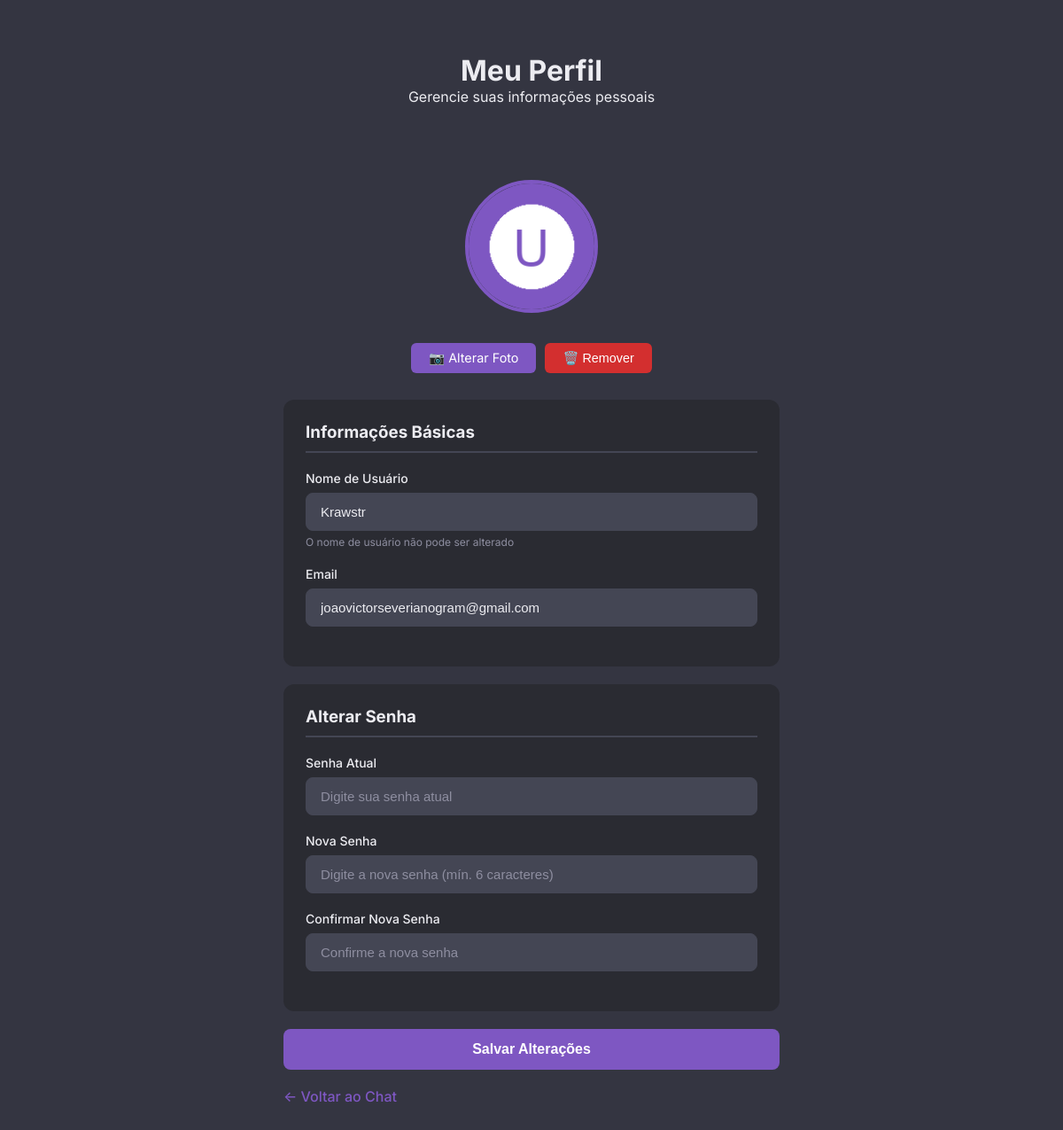
The page /profile (signed in) on the database as committed earlier.
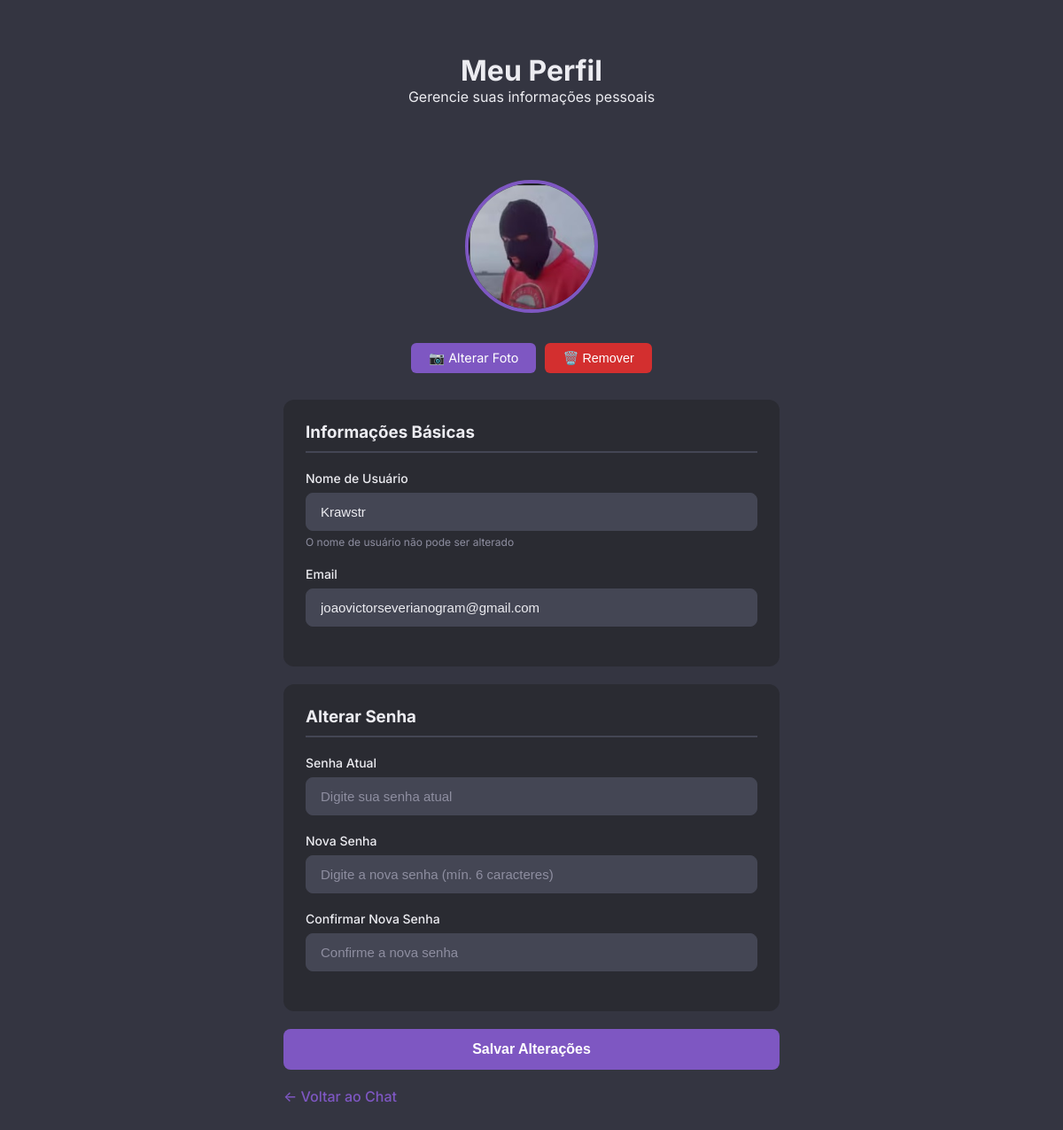
The same page on the database as committed later.
### src/models.py (models this page shows, shortened)
class User(UserMixin, db.Model):
    __tablename__ = 'users'
    id = db.Column(db.Integer, primary_key=True)
    username = db.Column(db.String(80), unique=True, nullable=False)
    email = db.Column(db.String(120), unique=True, nullable=False)
    password_hash = db.Column(db.String(200), nullable=False)
    profile_picture = db.Column(db.String(200), default='default_avatar.png')  # NOVO
    created_at = db.Column(db.DateTime, default=datetime.utcnow)
    reports = db.relationship('Report', backref='user', lazy=True, cascade='all, delete-orphan')

### routes/routes.py (the view)
@routes.route('/profile')
@login_required
def profile():
    return render_template('profile.html', user=current_user)

### templates/profile.html (shortened to what this page needs)
<!DOCTYPE html>
<html lang="pt-BR">
<head>
    <link rel="stylesheet" href="{{ url_for('static', filename='style.css') }}">
</head>
<body>
    <div class="profile-container">
        <header class="profile-header">
            <h1>Meu Perfil</h1>
            <p>Gerencie suas informações pessoais</p>
        </header>
        <div id="message"></div>
        <div class="avatar-section">
            <img
                id="avatar-preview"
                class="avatar-preview"
                src="{{ url_for('static', filename='uploads/avatars/' + user.profile_picture) }}"
                alt="Foto de perfil"
                data-default-src="{{ url_for('static', filename='uploads/avatars/default_avatar.png') }}"
            >
            <div class="avatar-buttons">
                <label for="file-upload" class="btn-upload">
                    📷 Alterar Foto
                </label>
                <button class="btn-delete" onclick="deleteProfilePicture()">🗑️ Remover</button>
            </div>
        </div>
        <form id="profile-form" enctype="multipart/form-data">
            <div class="form-section">
                <h3>Informações Básicas</h3>
                <div class="form-group">
                    <label for="username">Nome de Usuário</label>
                    <input type="text" id="username" value="{{ user.username }}" disabled>
                    <small>O nome de usuário não pode ser alterado</small>
                </div>
                <div class="form-group">
                    <label for="email">Email</label>
                    <input type="email" id="email" name="email" value="{{ user.email }}" required>
                </div>
            </div>
            <div class="form-section">
                <h3>Alterar Senha</h3>
                <div class="form-group">
                    <label for="current_password">Senha Atual</label>
                    <input type="password" id="current_password" name="current_password"
                           placeholder="Digite sua senha atual">
                </div>
                <div class="form-group">
                    <label for="new_password">Nova Senha</label>
                    <input type="password" id="new_password" name="new_password"
                           placeholder="Digite a nova senha (mín. 6 caracteres)" minlength="6">
                </div>
                <div class="form-group">
                    <label for="confirm_password">Confirmar Nova Senha</label>
                    <input type="password" id="confirm_password"
                           placeholder="Confirme a nova senha">
                </div>
            </div>
            <button type="submit" class="submit-button">Salvar Alterações</button>
        </form>
        <a href="/" class="back-link">← Voltar ao Chat</a>
    </div>
</body>
</html>

Rows that differ between the two databases and show on the page:
changed User "Krawstr": profile_picture: picture added in place of a placeholder
